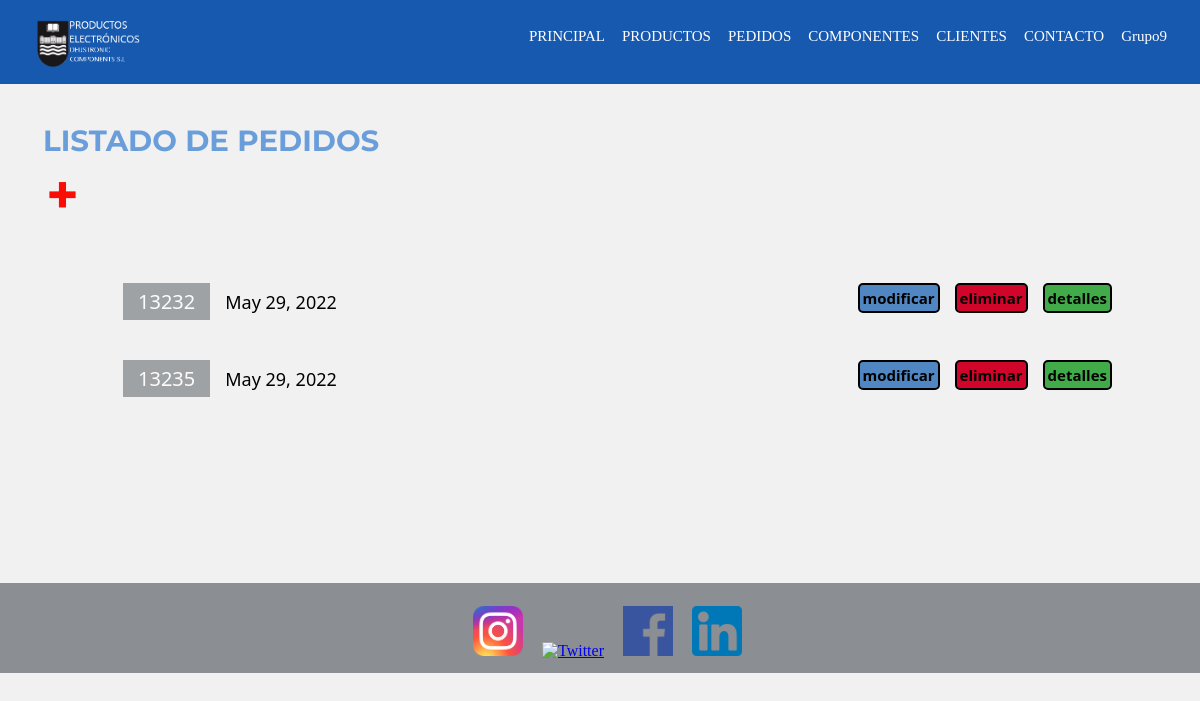
The page /deustronic/listadoPedido (signed in) on the database as committed earlier.
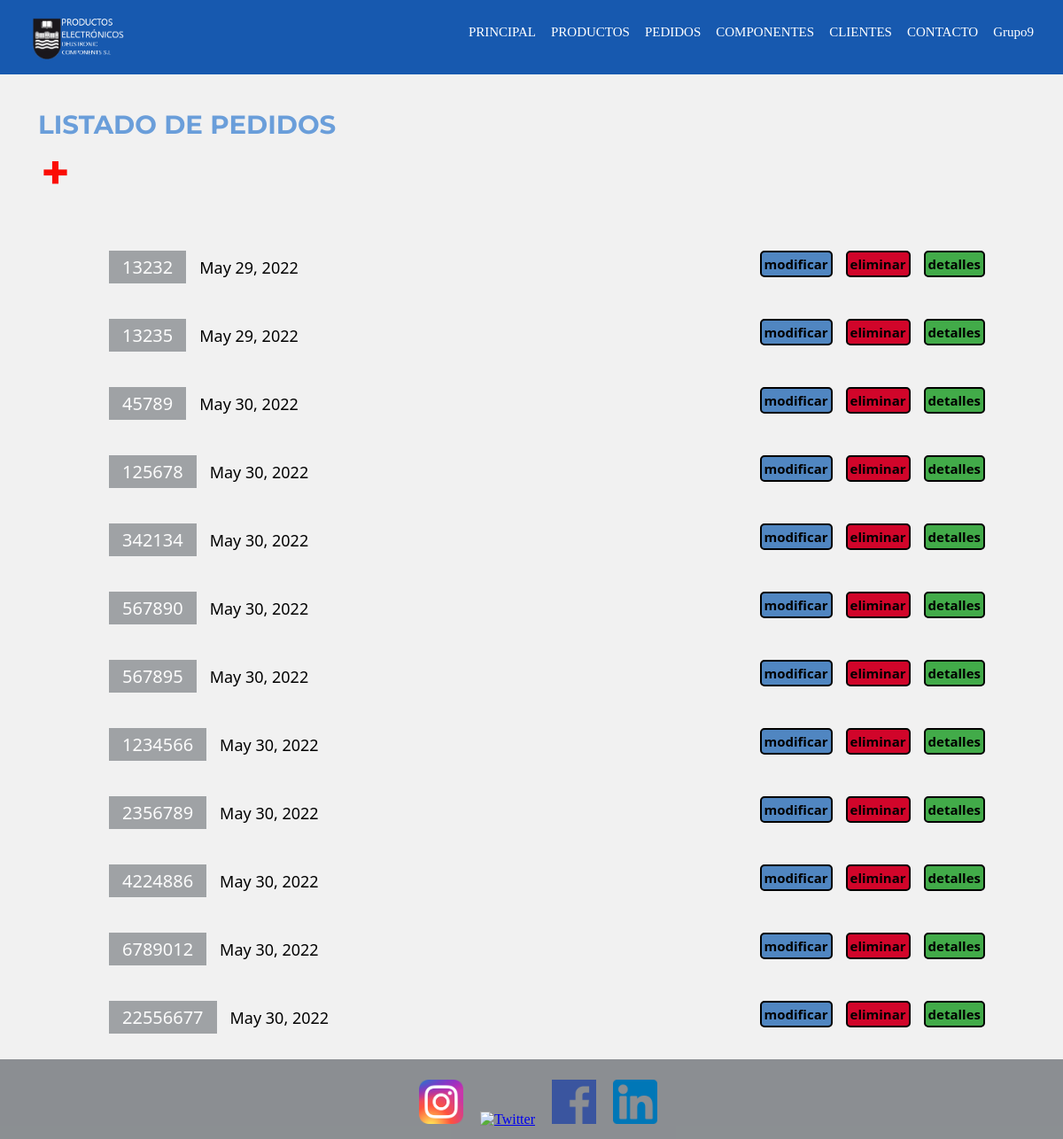
The same page on the database as committed later.
### deustronic/models.py (models this page shows, shortened)
class Pedido(models.Model):
    referencia = models.IntegerField(primary_key=True)
    fecha = models.DateField(auto_now = True)
    cliente = models.ForeignKey(Cliente, on_delete=models.CASCADE, null = True)
    producto = models.ManyToManyField(Producto)
    cantidadproducto = models.IntegerField()
    precioTotal = models.FloatField()

### deustronic/views.py (the view)
# urls.py: path('listadoPedido', views.listadoPedido, name='listadoPedido'),
def listadoPedido(request):
    pedido = get_list_or_404(Pedido)
    context = {
        'pedidos': pedido,
    }
    return render(request, "listadoPedido.html", context)

### deustronic/templates/listadoPedido.html
{% extends "base.html" %}
{% load static %}
{% block content %}
    <header>
    {% if user.is_authenticated %}
    <article class="listados" id="listadosIzq">
        <header>
            <div class="listadostitulo">
                <h3>LISTADO DE PEDIDOS</h3>
                    {% if perms.appGestionDePedidos.add_pedido %}
                        <a class="añadir" href="{% url 'anyadirPedido' %}">+</a>
                    {% endif %}
            </div>
        </header>
            <div class="listadosContenido">
                <div class="busqueda">
                    {% if pedidos %}
                        <ul>
                            {% for pedido in pedidos %}
                                <li>
                                    <span>{{pedido.pk}}</span>{{pedido.fecha}}
                                    {% if perms.appGestionDePedidos.view_pedido %}
                                        <a class="detalles" href="http://127.0.0.1:8000/deustronic/detallePedido/{{pedido.pk}}/">detalles</a>
                                    {% endif %}
                                    {% if perms.appGestionDePedidos.delete_pedido %}
                                        <a class="eliminar" href="http://127.0.0.1:8000/deustronic/eliminarPedido/{{pedido.pk}}/">eliminar</a>
                                    {% endif %}
                                    {% if perms.appGestionDePedidos.change_pedido %}
                                        <a class="modificar" href="http://127.0.0.1:8000/deustronic/modificarPedido/{{pedido.pk}}">modificar</a>
                                    {% endif %}
                                </li>
                            {% endfor %}
                        </ul>
                    {% else %}
                        <h4>No existen pedidos en Deustronic Components S.L.</h4>
                        {% if perms.appGestionDePedidos.add_pedido %}
                            <p>Para añadir un pedido haga click <a class="añadir" href="{% url 'anyadirPedido' %}">aquí</a></p>
                        {% endif %}
                    {% endif %}
                </div>
            </div>
        </article>
    {% endif %}
{% endblock %}

### deustronic/templates/base.html (shortened to what this page needs)
<!DOCTYPE html> {% load static %}
<html lang="es">
<head>
    <link rel="stylesheet" href="{% static 'CSS/style.css' %}?{% now 'U' %}">
    <link rel="stylesheet" href="{% static '/CSS/CambiarTamano.css' %}">
</head>
<body>
    <header>
        <div class="nav-fijado">
            <nav class="menu">
                <img src="{% static 'IMG/DEUSTO.png' %}" alt="Logo" width="150px">
                <ul>
                    <li><a href="{% url 'base' %}">PRINCIPAL</a></li>
                    <li><a href="{% url 'listadoProducto' %}">PRODUCTOS</a></li>
                    <li><a href="{% url 'listadoPedido' %}">PEDIDOS</a></li>
                    <li><a href="{% url 'listadoComponente' %}">COMPONENTES</a></li>
                    <li><a href="{% url 'listadoCliente' %}">CLIENTES</a></li>
                    <li><a href="{% url 'envioEmail' %}">CONTACTO</a></li>
                    {% if user.is_authenticated %}
                        <li><a href= "">{{user.username}}</a>
                        </li>
                    {% else %}
                        <li><a href="{% url 'login' %}">Log In</a></li>
                    {% endif %}
                </ul>
            </nav>
        </div>
    </header>
    <main>
        {% block content %}{% endblock %}
    </main>
    <footer class="pie">
        <div id="redes">
            <a href="https://www.instagram.com/?hl=es" title="Instagram"><img src="{% static 'IMG/instagram.png' %}" alt="Intagram" width="50px" height="50px"></a>
            <a href="https://twitter.com/?lang=es" title="Twitter"><img src="{% static 'IMG/twitter.png' %}" alt="Twitter" width="50px" height="50px"></a>
            <a href="https://es-es.facebook.com/" title="Facebook"><img src="{% static 'IMG/facebook.png' %}" alt="Facebook" width="50px" height="50px"></a>
            <a href="https://es.linkedin.com/" title="LinkedIn"><img src="{% static 'IMG/linkedin.png' %}" alt="LinkedIn" width="50px" height="50px"></a>
        </div>
    </footer>
</body>
</html>

### deustronic/static/css/style.css (style rules this page uses)
* { padding: 0; margin: 0; }
.nav-fijado { width: 100%; position: fixed; border-bottom: 2px solid rgb(241, 241, 241); background-color: rgb(23, 89, 175); z-index: 1; }
.menu { margin-left: auto; margin-right: auto; font-family: "calibri"; width: 100%; }
.menu li { display: inline-block; }
.menu img { float: left; padding-top: 0px; padding-left: 15px; padding-bottom: 0px; }
.menu ul { margin: auto; list-style: none; padding-right: 20px; float: right; }
.menu li a { text-decoration: none; color: rgb(255, 255, 255); font-size: 15px; display: table-cell; vertical-align: middle; padding-top: 28px; padding-right: 13px; transition: color 0.6s; }
.pie { background-color: rgba(38, 45, 52, 0.5); width: 100%; display: inline-flex; align-items: center; height: 90px; position:static; margin-top: 3%; }
.pie #redes { display: block; margin: 0px auto; text-align: center; }
.pie img { margin-top: 10px; margin-left: 15px; }
body { height: 100%; background-color: rgb(241, 241, 241); }
main { min-height: 521px; height: 100%; padding: 13px; }
.listadostitulo { margin-top: 80px; }
.listados header { padding: 30px; float: left; font-family: "montserrat"; font-size: 25px; color: #6a9eda; }
.listadosContenido ul { height: 250px; padding-top: 70px; }
.listadosContenido { height: 300px; margin-bottom: 15px; padding: 80px; align-items: center; font-family: 'Segoe UI', Tahoma, Geneva, Verdana, sans-serif; font-size: 18px; }
.listadosContenido ul li { width: 100%; list-style: none; padding: 20px; }
.listadosContenido ul li span { background-color: #999c9fec; color: rgb(252, 252, 252); display: inline-block; text-align: center; width: auto; padding: 15px; padding-top: 5px; padding-bottom: 5px; font-size: 20px; margin-right: 15px; margin-left: 10px; }
.listadosContenido a { text-decoration: none; color: black; }
.eliminar { font-size: 15px; float: right; margin-right: 15px; padding: 3px; background-color: #d1052a; border: black solid 2px; border-radius: 5px; font-weight: bold; }
.modificar { color: white; font-size: 15px; float: right; margin-right: 15px; padding: 3px; background-color: #5086c1; border: black solid 2px; border-radius: 5px; font-weight: bold; }
.detalles { color: white; font-size: 15px; float: right; margin-right: 15px; padding: 3px; background-color: #42ab49; border: black solid 2px; border-radius: 5px; font-weight: bold; }
.añadir { float: left; margin-right: 15px; padding: 3px; font-weight: bold; font-size: 55px; text-decoration: none; color: #fb0d05; }
.busqueda { text-align: left; padding-top: 100px; }

### deustronic/static/css/cambiarTamano.css (style rules this page uses)
:root { --font-size: 1; }
body { font-size: calc(var(--font-size) * 1em); }

Rows that differ between the two databases and show on the page:
added Pedido: pk "45789", fecha "May 30, 2022"
added Pedido: pk "125678", fecha "May 30, 2022"
added Pedido: pk "342134", fecha "May 30, 2022"
added Pedido: pk "567890", fecha "May 30, 2022"
added Pedido: pk "567895", fecha "May 30, 2022"
added Pedido: pk "1234566", fecha "May 30, 2022"
added Pedido: pk "2356789", fecha "May 30, 2022"
added Pedido: pk "4224886", fecha "May 30, 2022"
added Pedido: pk "6789012", fecha "May 30, 2022"
added Pedido: pk "22556677", fecha "May 30, 2022"
